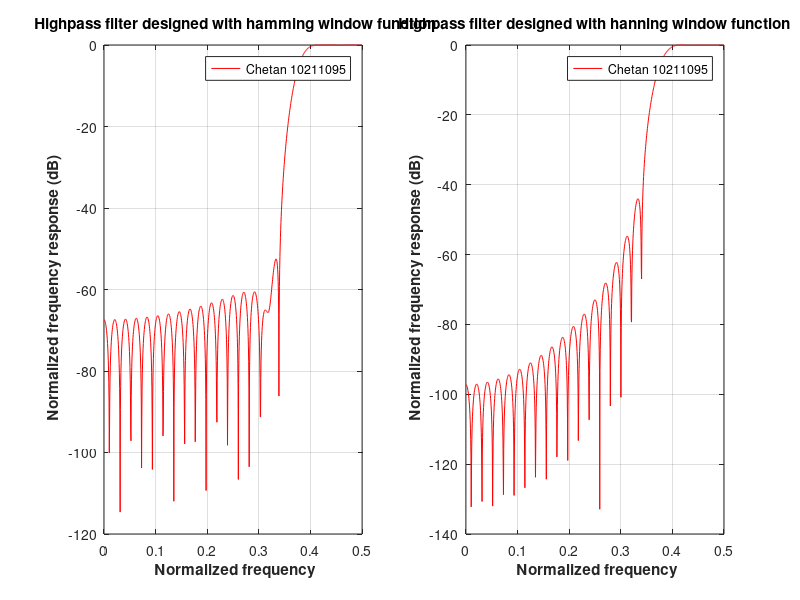

Write the MATLAB code that produced this figure.
clc
clear all
%% hamming window
wp=0.2*pi;
ws=0.3*pi;
wc=(ws+wp)/2;
dw=(ws-wp);
m=49;
n=linspace(0,m-1,m);
hd=zeros(1,length(n));
hd=sin(wc.*((n-(m-1)/2)))./((pi.*(n-((m-1)/2))));
hd(1,((m-1)/2)+1)=(wc/pi);
wi=0.54-0.46*cos(2*pi*n/(m-1));
h=hd.*wi;
hp=h.*(-1).^(n-((m-1)/2));
[H,w]=freqz(hp,1,1024);
wn=w./(2*pi);
hn=abs(H)./max(abs(H));
subplot(1,2,1)
plot(wn,(20.*log10(hn)),'r');
grid
xlabel('\bf Normalized frequency')
ylabel('\bf Normalized frequency response (dB)')
title('\bf Highpass filter designed with hamming window function')
legend('Chetan 10211095')

%% hanning window
wi=0.5-0.5*cos(2*pi*n/(m-1));
h=hd.*wi;
hp=h.*(-1).^(n-(m-1)/2);
[H,w]=freqz(hp,1,1024);
wn=w./(2*pi);
hn=abs(H)./max(abs(H));
subplot(1,2,2)
plot(wn,(20.*log10(hn)),'r');
grid
xlabel('\bf Normalized frequency')
ylabel('\bf Normalized frequency response (dB)')
title('\bf Highpass filter designed with hanning window function ')
legend('Chetan 10211095')